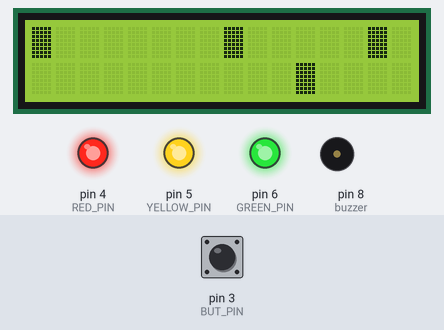
Bench run of a sketch on a simulated Arduino Uno, built with avr-gcc and run on an emulated ATmega328P. Parts: 16×2 character LCD, output pins drawn as LEDs (lit = HIGH), buzzer (waves = sounding). The inputs (shaded band) are chosen by the test bench; at power-on: pin 3 (BUT_PIN) HIGH. Random numbers use the default seed unless the sketch sets one; what the sketch prints to the serial monitor is not drawn.

Above: at 7.0 s.
7.1 s: pin 3 (BUT_PIN) pulsed LOW 2 times (0.12 s each, 0.3 s apart)
At 8.9 s:
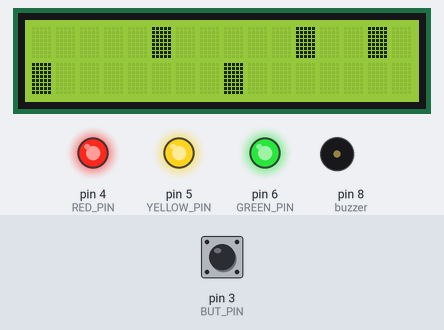
11.3 s: pin 3 (BUT_PIN) pulled LOW for 0.15 s
At 11.58 s:
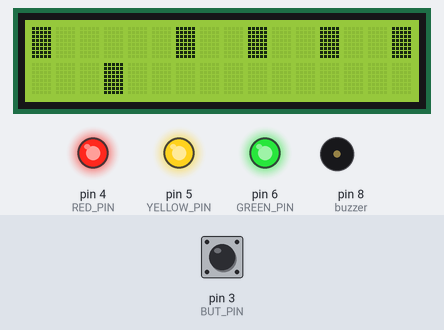
12.0 s: pin 3 (BUT_PIN) pulled LOW for 1 s
At 13.01 s:
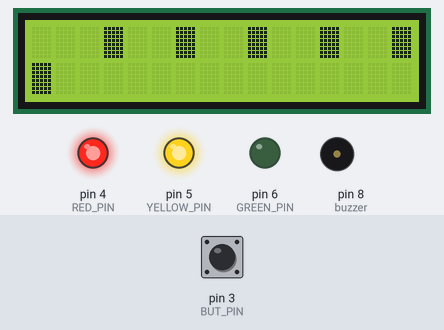
13.6 s: pin 3 (BUT_PIN) pulled LOW for 0.15 s
At 13.96 s:
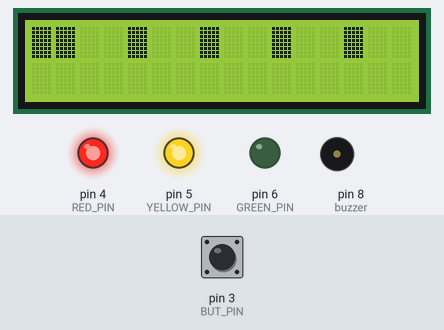
14.3 s: pin 3 (BUT_PIN) pulled LOW for 3.2 s
At 17.07 s:
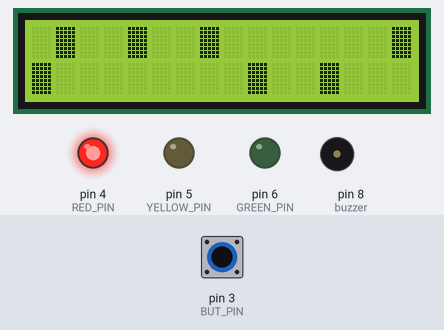
18.1 s: pin 3 (BUT_PIN) pulled LOW for 0.15 s
At 19.7 s:
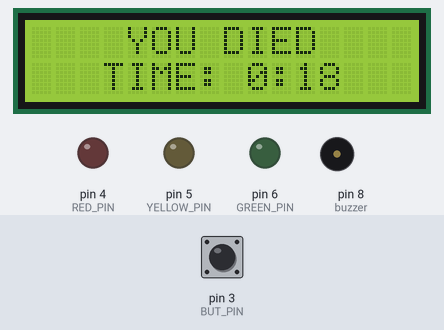
Timing chart, 0 to 21.2 s (numbered marks = the images above; inputs shaded):
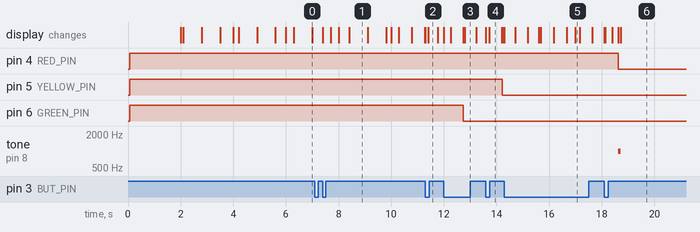

Measured:
- after the input at 12.0 s, pin 6 (GREEN_PIN): HIGH → LOW after 0.74 s
- after the input at 13.6 s, pin 5 (YELLOW_PIN): HIGH → LOW after 0.61 s
- what the display in image 0 shows lasts 0.7 s, from 6.3 s to 7.0 s

The sketch:

avoid_that_pixel.ino
```cpp
#include <LiquidCrystal.h>

#define GREEN_PIN 6
#define YELLOW_PIN 5
#define RED_PIN 4
#define BUT_PIN 3
#define BUZZER 8

////////////////
////////////////
//LDC Screen
////////////////
////////////////
LiquidCrystal lcd(7,9,10,11,12,13);
byte player[8] = {
  0b11111,
  0b11111,
  0b11111,
  0b11111,
  0b11111,
  0b11111,
  0b11111,
  0b11111  // whole block is lit up
};

int row = 0;
int col = 0;

///////////////
///////////////
// BUZZER
const int buzzer = 8;
///////////////
///////////////


////////////////
////////////////
//time variables
// for button
////////////////
////////////////
unsigned time_delay = 60;
byte button_state = LOW;
byte last_button_state = LOW;
unsigned long last_time_button_changed = millis();
unsigned long debounce_delay = 50;

int min = 0;
int sec = 0;

////////////////
////////////////
// directional
// functions
////////////////
////////////////
int direction = 1;
void move_player()
{
 int next_row = row + direction;
  if(next_row >= 0 && next_row <=15)
  {
	erase_player();
    row = next_row;
    draw_player();
  }
}


////////////////
////////////////
// Character
////////////////
////////////////
int life_points = 3;
bool game_over = false;

void erase_player()
{
  lcd.setCursor(col,row);
  lcd.print(" ");
}

void draw_player()
{
  lcd.setCursor(col,row); //bottom-left character cell
  lcd.write(byte(0)); //print customer character
}

void player_hit()
{
  if (life_points != 0)
  {
    if (life_points == 3)
    {
      digitalWrite(GREEN_PIN, LOW);
    }
    else if (life_points == 2)
    {
      digitalWrite(YELLOW_PIN, LOW);
    }
    else
    {
      digitalWrite(RED_PIN, LOW);
      tone(buzzer, 1000);
      delay(100);
      noTone(buzzer);

      // calculate total time
      unsigned long TOTAL_GAME_TIME = millis() / 1000;
      min = TOTAL_GAME_TIME / 60;
      sec = TOTAL_GAME_TIME % 60;

      show_game_over(min, sec);
      game_over = true;
    }

    life_points--;
  }
}

void show_game_over(int min, int sec)
{
  lcd.clear();
  lcd.setCursor(4, 0);
  lcd.print("YOU DIED");

  lcd.setCursor(3,1);
  lcd.print("TIME: ");
  lcd.print(min);
  lcd.print(":");
  lcd.print(sec);
}


////////////////
////////////////
//bullets variables
////////////////
////////////////
const int MAX_BULLETS = 20;
int bull_col[MAX_BULLETS];
int bull_row[MAX_BULLETS];
bool bull_active[MAX_BULLETS] = {false};


////////////////
////////////////
//time variables
// for bullet
////////////////
////////////////
unsigned long last_speed_increase = 0;
const unsigned long speed_increase_interval = 10000;

//time variables
unsigned long last_spawn_time = 0;
unsigned long spawn_interval = 2000;

unsigned long last_move_time = 0;
unsigned long move_interval = 700;

const unsigned long MIN_INTERVAL = 250;

void increase_speed()
{
    spawn_interval = spawn_interval * 0.7;
    move_interval = move_interval * 0.7;

    if (spawn_interval < MIN_INTERVAL)
    {
      spawn_interval = MIN_INTERVAL;
    }
    if (move_interval < MIN_INTERVAL)
    {
      move_interval = MIN_INTERVAL;
    }

}


////////////////
////////////////
//bullets
////////////////
////////////////

void spawn_bullet()
{
  //check if enough space to draw new bullet
  for (int i = 0; i < MAX_BULLETS; i++)
  {
    if (bull_active[i] && bull_col[i] >= 14)
    {
      return;
    }
  }

  //drawing new bullet
  for (int i = 0; i < MAX_BULLETS; i++)
  {
    if (!bull_active[i]) //free space
    {
      bull_col[i] = 15;
      bull_row[i] = random(0,2);
      bull_active[i] = true;
      draw_bullet(i);
      break; // one bullet at once
    }
  }
}

void move_bullet()
{
  for(int i = 0; i < MAX_BULLETS; i++)
  {
    if(bull_active[i])
    {
      erase_bullet(i);
      bull_col[i]--;

      // determine if bullet hits player
      if ((bull_col[i] == col && bull_row[i] == row) || life_points == 0)
      {
        bull_active[i] = false;
        player_hit();
        if(game_over)
        {
          return;
        }
        continue;
      }

      // if not collide but hit bottom row
      if(bull_col[i] < 1)
      {
        bull_active[i] = false;
      }
      else
      {
        draw_bullet(i);
      }
    }
  }
}

void draw_bullet(int i)
{
  lcd.setCursor(bull_col[i], bull_row[i]);
  lcd.write(byte(0));
}

void erase_bullet(int i)
{
  lcd.setCursor(bull_col[i], bull_row[i]);
  lcd.print(" ");
}

////////////////
////////////////
//setup
////////////////
////////////////
void setup()
{
  Serial.begin(115200);
  randomSeed(analogRead(A0));

  //initalize LEDs
  pinMode(6, OUTPUT);
  pinMode(5, OUTPUT);
  pinMode(4, OUTPUT);

  //initalize LDC
  lcd.begin(16,2);
  lcd.createChar(0,player);
  draw_player();

  //turn all LEDS on
  digitalWrite(GREEN_PIN, HIGH);
  digitalWrite(YELLOW_PIN, HIGH);
  digitalWrite(RED_PIN, HIGH);


  //initalize button
  pinMode(3, INPUT_PULLUP);

  //initalize buzzer
  pinMode(8, OUTPUT);
}


////////////////
////////////////
//main loop
////////////////
////////////////
void loop()
{
  if(game_over)
  {
    return;
  }


  // initialize current time
  unsigned long time_now = millis();

  // move button left or right when pressed
  if (time_now- last_time_button_changed > debounce_delay)
  {
    byte new_button_state = digitalRead(BUT_PIN);
    Serial.println(new_button_state);

  	if (new_button_state != button_state)
    {
      //update time
      last_time_button_changed = time_now;
      button_state = new_button_state;

      if(button_state == LOW)
       {
         direction = -direction;
         move_player();
       }

     }
  }

  //bullet spawning
  if(time_now - last_spawn_time >= spawn_interval)
  {
    last_spawn_time = time_now;
    spawn_bullet();
  }

  if(time_now - last_move_time >= move_interval)
  {
    last_move_time = time_now;
    move_bullet();
  }

  if(time_now - last_speed_increase >= speed_increase_interval)
  {
    last_speed_increase = time_now;
    increase_speed();
  }

}
```
